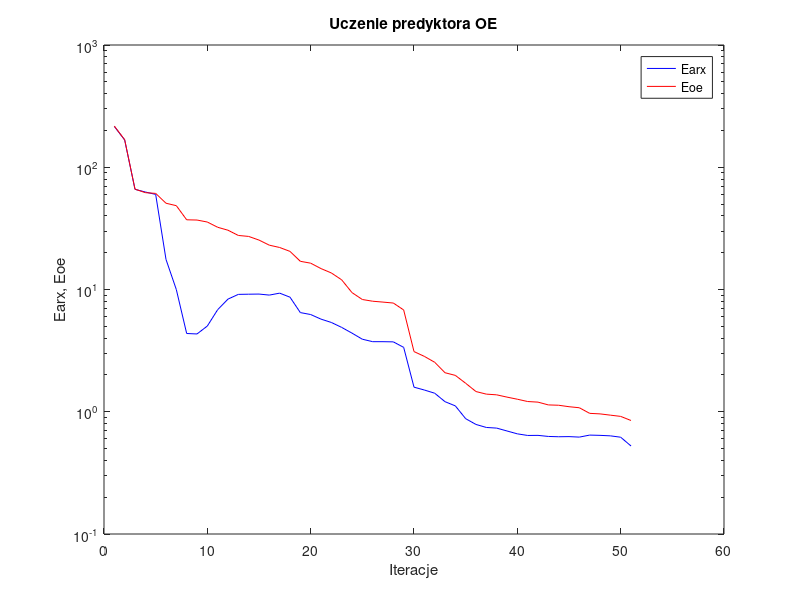
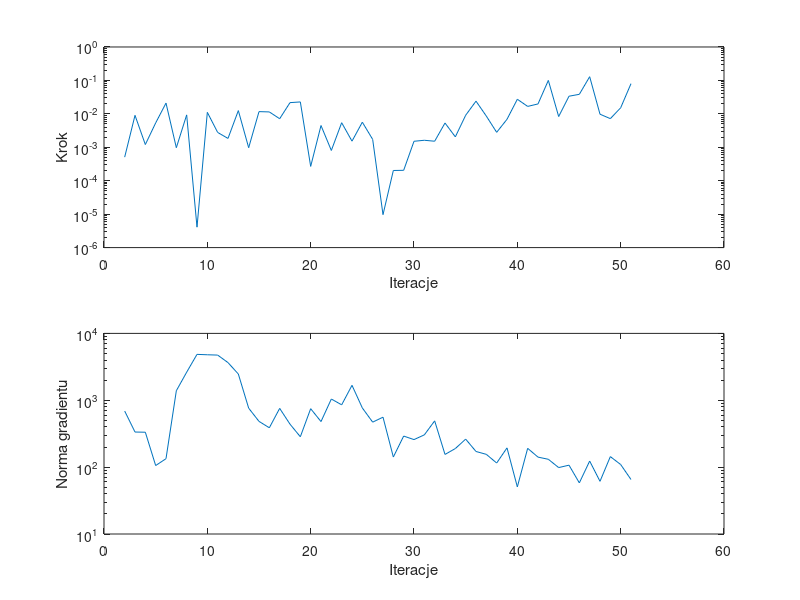

These figures' MATLAB source, in order:
%uczenie predyktora oe
clear all;
n=0; farx(n+1)=2.156552e+002; foe(n+1)=2.170943e+002; wspucz(n+1)=0.000000e+000; ng(n+1)=0.000000e+000;
%odnowa zmiennej metryki
n=1; farx(n+1)=1.671454e+002; foe(n+1)=1.679589e+002; krok(n+1)=5.067685e-004; ng(n+1)=6.908053e+002;
n=2; farx(n+1)=6.596990e+001; foe(n+1)=6.622370e+001; krok(n+1)=9.030079e-003; ng(n+1)=3.349256e+002;
n=3; farx(n+1)=6.274076e+001; foe(n+1)=6.195334e+001; krok(n+1)=1.207428e-003; ng(n+1)=3.327107e+002;
n=4; farx(n+1)=5.995671e+001; foe(n+1)=6.111996e+001; krok(n+1)=5.355898e-003; ng(n+1)=1.056189e+002;
n=5; farx(n+1)=1.761901e+001; foe(n+1)=5.077961e+001; krok(n+1)=2.097129e-002; ng(n+1)=1.337370e+002;
n=6; farx(n+1)=9.981333e+000; foe(n+1)=4.849320e+001; krok(n+1)=9.722412e-004; ng(n+1)=1.387899e+003;
n=7; farx(n+1)=4.367159e+000; foe(n+1)=3.716972e+001; krok(n+1)=9.307204e-003; ng(n+1)=2.627601e+003;
n=8; farx(n+1)=4.327787e+000; foe(n+1)=3.700265e+001; krok(n+1)=4.083402e-006; ng(n+1)=4.856054e+003;
n=9; farx(n+1)=5.025816e+000; foe(n+1)=3.563747e+001; krok(n+1)=1.109636e-002; ng(n+1)=4.790167e+003;
n=10; farx(n+1)=6.839255e+000; foe(n+1)=3.228936e+001; krok(n+1)=2.778799e-003; ng(n+1)=4.737204e+003;
n=11; farx(n+1)=8.347402e+000; foe(n+1)=3.053946e+001; krok(n+1)=1.841613e-003; ng(n+1)=3.656761e+003;
n=12; farx(n+1)=9.123708e+000; foe(n+1)=2.767778e+001; krok(n+1)=1.251384e-002; ng(n+1)=2.468442e+003;
n=13; farx(n+1)=9.152720e+000; foe(n+1)=2.717421e+001; krok(n+1)=9.710641e-004; ng(n+1)=7.619454e+002;
n=14; farx(n+1)=9.176901e+000; foe(n+1)=2.536775e+001; krok(n+1)=1.165868e-002; ng(n+1)=4.831622e+002;
n=15; farx(n+1)=9.000174e+000; foe(n+1)=2.304550e+001; krok(n+1)=1.142218e-002; ng(n+1)=3.877632e+002;
n=16; farx(n+1)=9.336419e+000; foe(n+1)=2.206157e+001; krok(n+1)=7.144846e-003; ng(n+1)=7.562053e+002;
n=17; farx(n+1)=8.652360e+000; foe(n+1)=2.049920e+001; krok(n+1)=2.165649e-002; ng(n+1)=4.390947e+002;
n=18; farx(n+1)=6.473397e+000; foe(n+1)=1.700819e+001; krok(n+1)=2.272818e-002; ng(n+1)=2.845802e+002;
n=19; farx(n+1)=6.241355e+000; foe(n+1)=1.641965e+001; krok(n+1)=2.681146e-004; ng(n+1)=7.480660e+002;
n=20; farx(n+1)=5.723445e+000; foe(n+1)=1.482760e+001; krok(n+1)=4.478448e-003; ng(n+1)=4.801358e+002;
n=21; farx(n+1)=5.375585e+000; foe(n+1)=1.366107e+001; krok(n+1)=8.031637e-004; ng(n+1)=1.043966e+003;
n=22; farx(n+1)=4.897661e+000; foe(n+1)=1.199998e+001; krok(n+1)=5.433546e-003; ng(n+1)=8.545057e+002;
n=23; farx(n+1)=4.396654e+000; foe(n+1)=9.431612e+000; krok(n+1)=1.524981e-003; ng(n+1)=1.673411e+003;
n=24; farx(n+1)=3.920923e+000; foe(n+1)=8.282191e+000; krok(n+1)=5.631405e-003; ng(n+1)=7.675931e+002;
n=25; farx(n+1)=3.743161e+000; foe(n+1)=8.019041e+000; krok(n+1)=1.723278e-003; ng(n+1)=4.708850e+002;
%odnowa zmiennej metryki
n=26; farx(n+1)=3.742394e+000; foe(n+1)=7.888232e+000; krok(n+1)=9.667524e-006; ng(n+1)=5.582957e+002;
n=27; farx(n+1)=3.730071e+000; foe(n+1)=7.749343e+000; krok(n+1)=2.023685e-004; ng(n+1)=1.415937e+002;
n=28; farx(n+1)=3.362679e+000; foe(n+1)=6.802592e+000; krok(n+1)=2.048662e-004; ng(n+1)=2.914222e+002;
n=29; farx(n+1)=1.589055e+000; foe(n+1)=3.106170e+000; krok(n+1)=1.513410e-003; ng(n+1)=2.581346e+002;
n=30; farx(n+1)=1.506000e+000; foe(n+1)=2.838052e+000; krok(n+1)=1.621288e-003; ng(n+1)=3.037461e+002;
n=31; farx(n+1)=1.418178e+000; foe(n+1)=2.539979e+000; krok(n+1)=1.517951e-003; ng(n+1)=4.918602e+002;
n=32; farx(n+1)=1.209072e+000; foe(n+1)=2.085669e+000; krok(n+1)=5.320104e-003; ng(n+1)=1.548452e+002;
n=33; farx(n+1)=1.116909e+000; foe(n+1)=1.983832e+000; krok(n+1)=2.050616e-003; ng(n+1)=1.896107e+002;
n=34; farx(n+1)=8.775438e-001; foe(n+1)=1.709862e+000; krok(n+1)=9.078303e-003; ng(n+1)=2.623597e+002;
n=35; farx(n+1)=7.871425e-001; foe(n+1)=1.462828e+000; krok(n+1)=2.398987e-002; ng(n+1)=1.713790e+002;
n=36; farx(n+1)=7.439275e-001; foe(n+1)=1.393612e+000; krok(n+1)=8.565378e-003; ng(n+1)=1.552816e+002;
n=37; farx(n+1)=7.349572e-001; foe(n+1)=1.375458e+000; krok(n+1)=2.804162e-003; ng(n+1)=1.151943e+002;
n=38; farx(n+1)=6.962006e-001; foe(n+1)=1.317497e+000; krok(n+1)=6.875219e-003; ng(n+1)=1.939421e+002;
n=39; farx(n+1)=6.596606e-001; foe(n+1)=1.266242e+000; krok(n+1)=2.733118e-002; ng(n+1)=5.060724e+001;
n=40; farx(n+1)=6.398504e-001; foe(n+1)=1.212502e+000; krok(n+1)=1.669856e-002; ng(n+1)=1.910520e+002;
n=41; farx(n+1)=6.409202e-001; foe(n+1)=1.198611e+000; krok(n+1)=1.979909e-002; ng(n+1)=1.412048e+002;
n=42; farx(n+1)=6.281542e-001; foe(n+1)=1.137502e+000; krok(n+1)=1.000780e-001; ng(n+1)=1.310251e+002;
n=43; farx(n+1)=6.245167e-001; foe(n+1)=1.130333e+000; krok(n+1)=8.309325e-003; ng(n+1)=9.848010e+001;
n=44; farx(n+1)=6.261679e-001; foe(n+1)=1.099722e+000; krok(n+1)=3.368398e-002; ng(n+1)=1.069824e+002;
n=45; farx(n+1)=6.202929e-001; foe(n+1)=1.078406e+000; krok(n+1)=3.841036e-002; ng(n+1)=5.815657e+001;
n=46; farx(n+1)=6.443352e-001; foe(n+1)=9.703327e-001; krok(n+1)=1.292163e-001; ng(n+1)=1.233404e+002;
n=47; farx(n+1)=6.410925e-001; foe(n+1)=9.606925e-001; krok(n+1)=9.760389e-003; ng(n+1)=6.134835e+001;
n=48; farx(n+1)=6.352538e-001; foe(n+1)=9.380610e-001; krok(n+1)=7.191676e-003; ng(n+1)=1.436597e+002;
n=49; farx(n+1)=6.191078e-001; foe(n+1)=9.163832e-001; krok(n+1)=1.518514e-002; ng(n+1)=1.093740e+002;
n=50; farx(n+1)=5.247430e-001; foe(n+1)=8.480956e-001; krok(n+1)=8.005809e-002; ng(n+1)=6.531081e+001;

figure; semilogy(farx,'b'); hold on; semilogy(foe,'r'); xlabel('Iteracje'); ylabel('Earx, Eoe'); legend('Earx','Eoe'); title('Uczenie predyktora OE');
figure; subplot(2,1,1); semilogy(krok); xlabel('Iteracje'); ylabel('Krok');
subplot(2,1,2); semilogy(ng); xlabel('Iteracje'); ylabel('Norma gradientu');
Earx=farx(n+1)
Eoe=foe(n+1)
